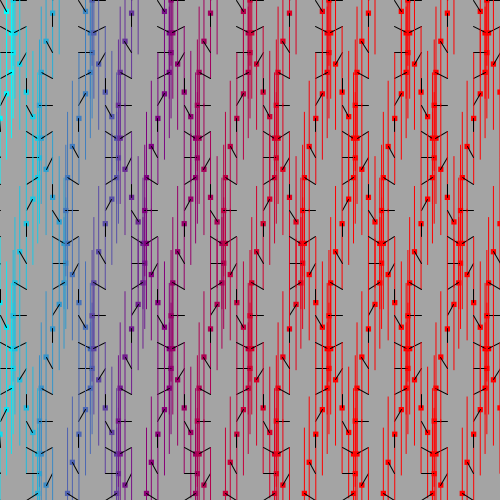
Frame 1 (no input)
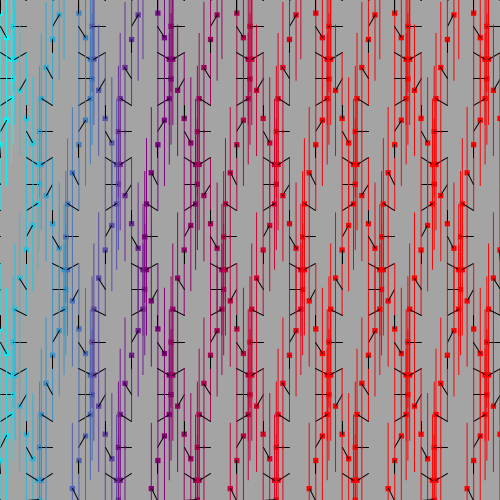
Frame 60 (the mouse pressed at the canvas centre just before this capture)
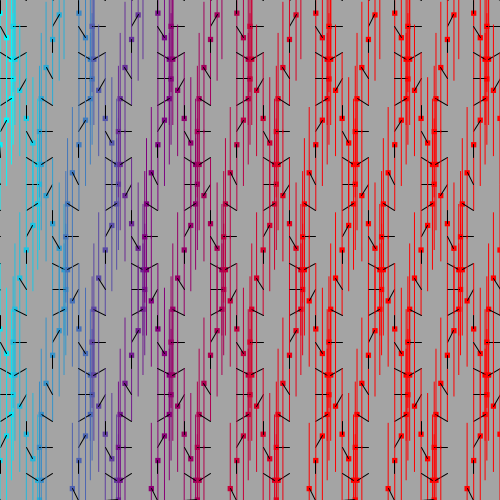
Frame 120 (the mouse held since frame 60 and released just before this capture)

The Processing sketch that drew these frames (run headless with seeded random() and noise(); from frame 60 on, the mouse is pressed at the canvas centre):

// Processing sketch: processing_151070
// ── processing_151070.pde

/*
 * Creative Coding
 * Week 2, 05 - Moving Patterns 1
 * by Indae Hwang and Jon McCormack
 * Copyright (c) 2014 Monash University
 *
 * This sketch builds on the previous sketches, drawing shapes based on the
 * current framerate. The movement of individual shapes combine to create a
 * gestalt field of motion. Use the arrow keys on your keyboard to change the
 * frame rate. 
 * 
 */

// variable used to store the current frame rate value
int frame_rate_value;
int bg;

void setup() {
  size(500, 500);

  frame_rate_value = 6;
  frameRate(frame_rate_value);
  rectMode(CENTER);
  bg = int(random(255));
}


void draw() {


  background(bg);

  int num = 20;
  int margin = 0;
  float gutter = 0; //distance between each cell
  float cellsize = ( width - (2 * margin) - gutter * (num - 1) ) / (num - 1);

  int circleNumber = 0; // counter
  for (int i=0; i<num; i++) {
    for (int j=0; j<num; j++) {
      circleNumber = (i * num) + j; // different way to calculate the circle number from w2_04

      float tx = margin + cellsize * i + gutter * i;
      float ty = margin + cellsize * j + gutter * j;

      movingCircle(tx, ty, cellsize, circleNumber);
    }
  }
} //end of draw 


void movingCircle(float x, float y, float size, int circleNum) {

  float finalAngle;
  finalAngle = frameCount + circleNum;

  //the rotating angle for each tempX and tempY postion is affected by frameRate and angle;  
  float tempX = x + (size / 2) * sin(PI / frame_rate_value * finalAngle);
  float tempY = y + (size / 2) * cos(PI / frame_rate_value * finalAngle);

  noStroke();
  fill(0 + circleNum, 255 - circleNum * 2, 255 - circleNum);
  rect(tempX, tempY, size/5, size/5);
  rect(tempX, tempY, 1, size*5);
  stroke(0);
  noFill();
  stroke(0);
  line(x, y, tempX, tempY);
}


/*
 * keyReleased function
 *
 * called automatically by Processing when a keyboard key is released
 */
void keyReleased() {

  int x = 0;
  // right arrow -- increase frame_rate_value
  if (keyCode == RIGHT && frame_rate_value < 60) {
    frame_rate_value++;
  }

  // left arrow -- decrease frame_rate_value
  if ( keyCode == LEFT && frame_rate_value > 1) {
    frame_rate_value--;
  }

  //up arrow -- increase x
  if (keyCode == UP) {
    x = x + int(random(frame_rate_value));
  }
  
  //down arrow -- decrease x
  if (keyCode == DOWN) {
    x = x - int(random(frame_rate_value));
  }
  

  // set the frameRate and print current value on the screen
  frameRate(frame_rate_value);
  println("Current frame Rate is: " + frame_rate_value);
  bg = bg + 5 * x;
  if ( bg > 255 || bg < 0) {
    bg = 0;
  }
  
  println("Background is: " + bg);
}
